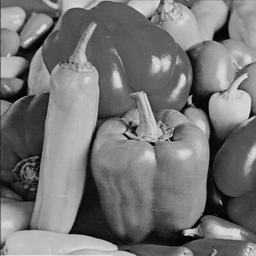
#> input picture image/peppers.bmp, 256 x 256 px, found by its file name
$ python 3.2.2.py
#> lines starting #> are read from the running program, lines starting #| are printed output that depends on the picture
# -*- coding: utf-8 -*-
"""
Spyder Editor

This is a temporary script file.
"""
from skimage import io
import numpy as np
import matplotlib.pyplot as plt
import math

# [21 lines left out: functions invert, extend, not called in this run]

'''
灰度拉伸,灰度映射0-255,多为傅立叶变换表示频谱图时用
'''
def extend2(img):
    maxv = 0
    minv = 255
    for i in range(img.shape[0]):
        for j in range(img.shape[1]):
            if img[i][j] > maxv:
                maxv = img[i][j]
            if img[i][j] < minv:
                minv = img[i][j]
    step = 255/(maxv-minv)
    for i in range(img.shape[0]):
        for j in range(img.shape[1]):
            img[i][j] = (img[i][j]-minv)*step
    return img

# [86 lines left out: functions slipe, bin_div, noLinearP1, noLinearP2, noLinearLog1, noLinearLog2 and 2 more, not called in this run]


def tranform(img,f):
    return f(img)

img = io.imread(r'.\image\peppers.bmp')
#> img is the input picture: shape (256, 256); min 0, max 226, mean 117.4
io.imshow(img)

plt.figure(figsize=(5,5))
plt.hist(img.flatten(),bins=256)
plt.xlabel('before')
plt.show()
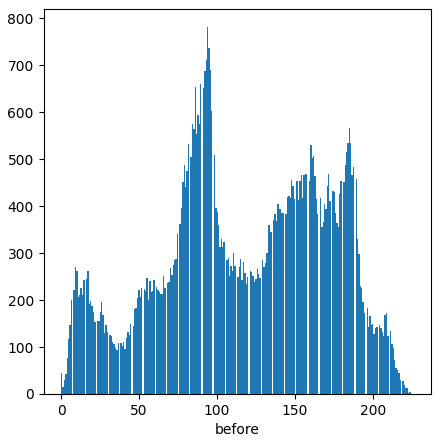
#> figure drawn by matplotlib, 1 panel; tallest bar 781 high, from x = 93.58 to 94.46

img = tranform(img,extend2)
#> after the loop in extend2, `for i in range(img.shape[0]):`: maxv = 226; minv = 0
#> in extend2, `step = 255/(maxv-minv)`: step = 1.13
#> after the loop in extend2, `for i in range(img.shape[0]):`:
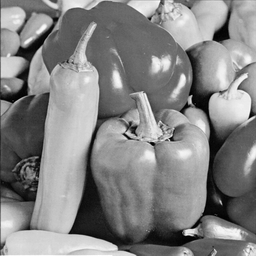
#> img: shape (256, 256); min 0, max 255, mean 131.9

io.imshow(img)

plt.figure(figsize=(5,5))
plt.hist(img.flatten(),bins=256)
plt.xlabel('after')
plt.show()
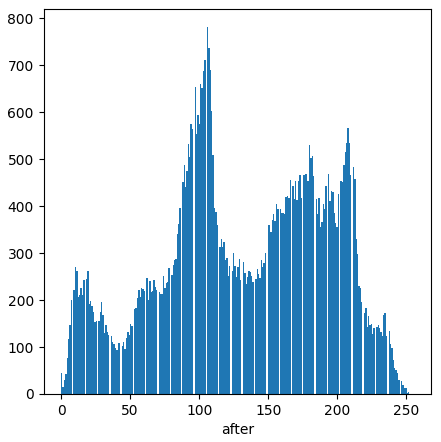
#> figure drawn by matplotlib, 1 panel; tallest bar 781 high, from x = 105.6 to 106.6

$ run again, with image/baboo256.bmp copied over image/peppers.bmp
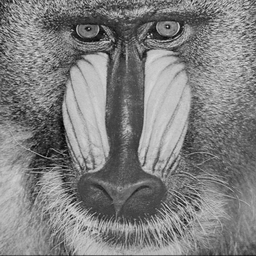
#> input picture image/baboo256.bmp, 256 x 256 px, found by its file name
#> img is the input picture: shape (256, 256); min 0, max 234, mean 127.1
#> `plt.show()`:
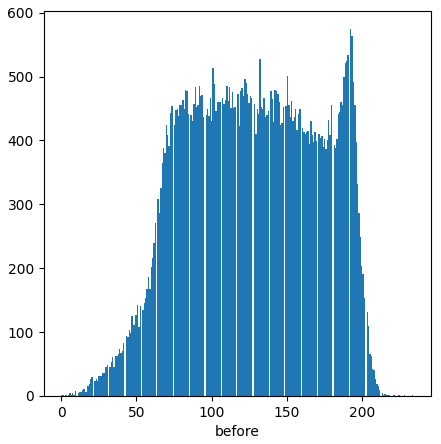
#> figure drawn by matplotlib, 1 panel; tallest bar 574 high, from x = 192 to 192.9
#> after the loop in extend2, `for i in range(img.shape[0]):`: maxv = 234; minv = 0
#> step = 1.09
#> `plt.show()`:
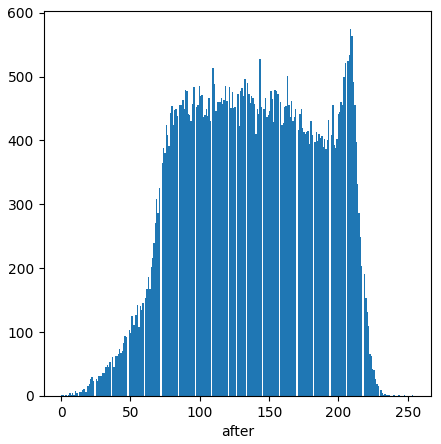
#> figure drawn by matplotlib, 1 panel; tallest bar 574 high, from x = 208.4 to 209.4

$ run again, with image/boat256.bmp copied over image/peppers.bmp
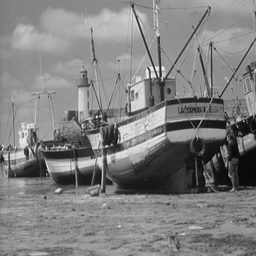
#> input picture image/boat256.bmp, 256 x 256 px, found by its file name
#> img is the input picture: shape (256, 256); min 0, max 250, mean 128
#> `plt.show()`:
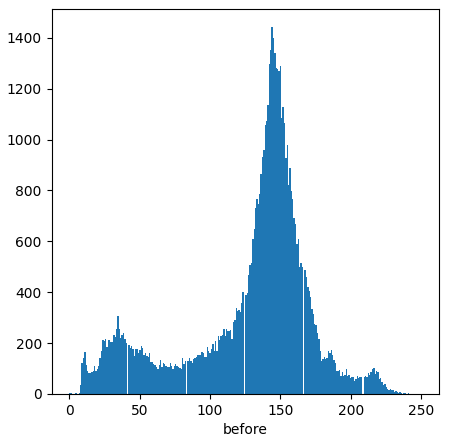
#> figure drawn by matplotlib, 1 panel; tallest bar 1441 high, from x = 143.6 to 144.5
#> after the loop in extend2, `for i in range(img.shape[0]):`: maxv = 250; minv = 0
#> step = 1.02
#> `plt.show()`:
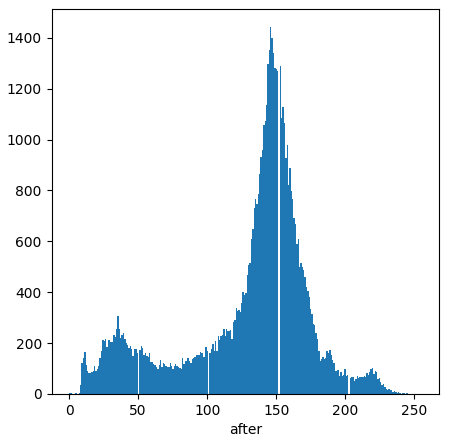
#> figure drawn by matplotlib, 1 panel; tallest bar 1441 high, from x = 145.4 to 146.4

$ run again, with image/camera.bmp copied over image/peppers.bmp
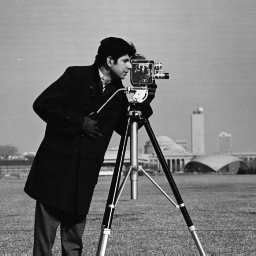
#> input picture image/camera.bmp, 256 x 256 px, found by its file name
#> img is the input picture: shape (256, 256); min 7, max 253, mean 118.7
#> `plt.show()`:
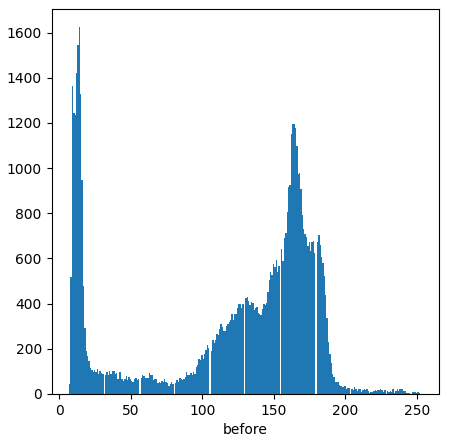
#> figure drawn by matplotlib, 1 panel; tallest bar 1623 high, from x = 13.73 to 14.69
#> after the loop in extend2, `for i in range(img.shape[0]):`: maxv = 253; minv = 7
#> step = 1.04
#> `plt.show()`:
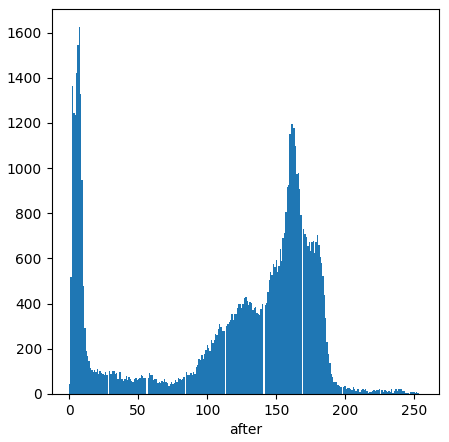
#> figure drawn by matplotlib, 1 panel; tallest bar 1623 high, from x = 6.97 to 7.97
